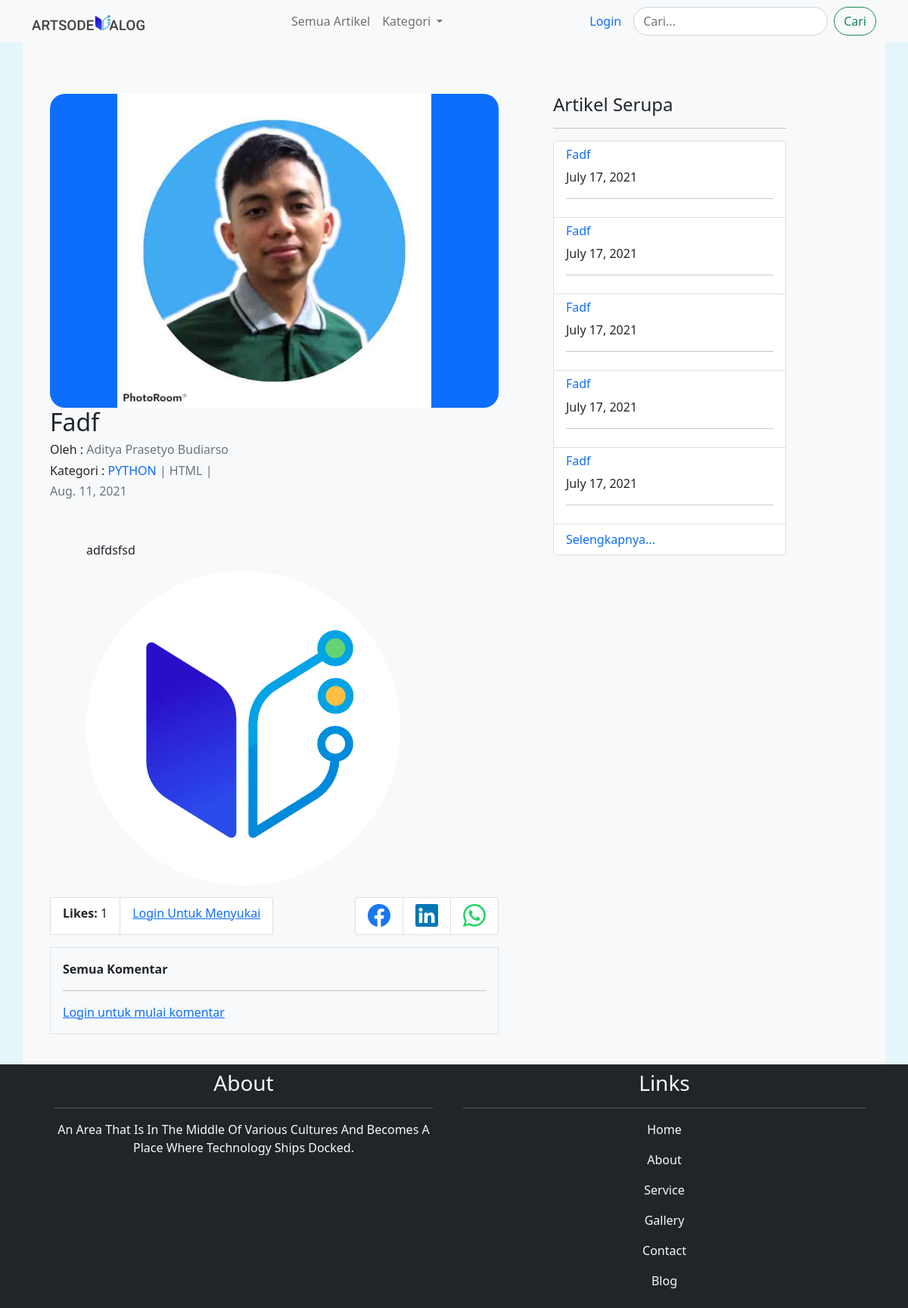
Screenshot of /detail/fadf/8/python with the database file from the repository.
### home/models.py (models this page shows, shortened)
class Article(models.Model):
    author = models.ForeignKey(User, on_delete=models.CASCADE)
    judul = models.CharField(max_length=100, blank=True)
    category = models.ManyToManyField(Category)
    image = models.ImageField(upload_to='image/artikel',)
    isi = RichTextUploadingField()
    likes = models.ManyToManyField(User, related_name='likes_blog', blank=True)
    created = models.DateField(auto_now_add=True, blank=True, editable=False)
    updated = models.DateField(auto_now=True, blank=True, editable=False)
    published = models.BooleanField(default=False)
    slug = models.SlugField(blank=True, editable=False)
    @property
    def num_likes(self):
        return self.likes.all().count()

class Category(models.Model):
    name = models.CharField(max_length=50)
    slug = models.SlugField(blank=True, editable=False)
    class Meta:
        verbose_name = 'Category'
        verbose_name_plural = 'Categories'

### home/views.py (the view)
class ArticleDetailView(DetailView):
    model = Article
    template_name = 'article_detail.html'
    def get_context_data(self, **kwargs):
        self.extra_context = {
            'categories': Category.objects.all(),
            'curr_category': Category.objects.get(
                slug=self.kwargs['category']),
            'same_articles': Article.objects.filter(
                category__slug=self.kwargs['category']).exclude(Q(id=self.kwargs['pk']) | Q(published=False)).order_by('-updated')[:5],
            'comments': Comment.objects.filter(article__id=self.kwargs['pk'])[:10]
        }
        self.kwargs.update(self.extra_context)
        return super().get_context_data()

### templates/article_detail.html (shortened to what this page needs)
{% extends 'container.html' %}
{% load static %}
{% block style %}
    <link rel="stylesheet" href="{% static 'css/article_detail_style.css' %}">
{% endblock style %}
{% block content_extra %}
    <div class="row" style="padding-top: 100px;">
        <div class="col-lg-7">
            <header >
                <div class="header-container  container p-4">
                    <div class="thumbnail-box bg-primary">
                        <center>
                            <img src="{{  object.image.url  }}" alt="Thumbnail "  width="auto" height="100%">
                        </center>
                    </div>
                    <h2 class="title">{{ object.judul|title }}</h2>
                    <h6 class="text-capitalize">oleh : <span class="text-muted">{{object.author.first_name}} {{object.author.last_name}}</span></h6>
                    <h6 class="text-capitalize">kategori : <span class="text-muted text-uppercase"><span class="text-primary">{{curr_category.name}}</span> |
                    {% for category in object.category.all %}
                        {% if category != curr_category %}
                            {{category.name}} |
                        {% endif %}
                    {% endfor %}
                        </span></h6>
                    <h6 class="text-capitalize"><span class="text-muted">{{object.updated}}</span></h6>
                </div>
            </header>
            <article class="p-4" >
                <article role="document" style="text-justify: inter-word;text-align:justify;text-indent:3em;">
                    {{object.isi|safe}}
                </article>
                <nav class=" d-flex justify-content-between user-action" >
                    <ul class="list-group list-group-horizontal text-capitalize pb-3">
                        <li class="list-group-item pb-0 m-0"><p class="num-likes "><strong>likes:</strong>  {{object.num_likes}}</p></li>
                        {% if request.user.is_authenticated %}
                            {% if request.user in object.likes.all %}
                                <li class="list-group-item position-relative like" name='like' value="{{ object.id }}">
                                    <img src="{% static 'img/icon/hand-thumbs-up-fill.svg' %}" height="20px" alt="Like Button">
                                </li>
                            {% else %}
                                <li class="list-group-item position-relative like"  name='like' value="{{ object.id }}">
                                    <img src="{% static 'img/icon/hand-thumbs-up.svg' %}" height="20px" alt="Unlike Button">
                                </li>
                            {% endif %}
                        {% else %}
                            <li class="list-group-item"><a href="{% url 'detailAuth' object.slug object.id curr_category.slug %}">Login untuk menyukai</a></li>
                        {% endif %}
                    </ul>
                    <ul class="list-group list-group-horizontal text-capitalize pb-3" >
                        <li class="list-group-item "><a class="nav-link social-share p-0" target="_blank" rel="noreferrer" name="facebook_share" href="#"><img src="{% static 'img/icon/facebook.svg' %}" alt="Share Facebook" class="facebook-icon" height="30px"></a></li>
                        <li class="list-group-item "><a class="nav-link social-share p-0" target="_blank" rel="noreferrer" name="linkedin_share" href="#"><img src="{% static 'img/icon/linkedin.svg' %}" alt="Share Linkedin" class="linkedin-icon" height="30px"></a></li>
                        <li class="list-group-item "><a class="nav-link social-share p-0" target="_blank" rel="noreferrer" name="whatsapp_share" href="https://api.whatsapp.com/send?text={{object.judul|urlencode}} {{ request.build_absolute_uri|urlencode }}"><img src="{% static 'img/icon/whatsapp.svg' %}" alt="Share Whatsapp" class="whatsapp-icon" height="30px"></a></li>
                    </ul>
                </nav>
                <blockquote class="border border-1 p-3" >
                    <p><strong>Semua Komentar</strong></p>
                    <hr>
                    {% if request.user.is_authenticated %}
                        <form class="row align-items-end g-3">
                            <div class="col">
                                <textarea class="form-control "  name="comment" id="comment" placeholder="Tambah Komentar" required></textarea>
                            </div>
                            <div class="col-sm-3 ">
                                <div class="d-grid">
                                    <button type="button"  class="btn btn-success rounded-pill" name="comment_btn"> Kirim</button>
                                </div>
                            </div>
                        </form>
                    {% else %}
                        <a href="{% url 'detailAuth' object.slug object.id curr_category.slug %}">Login untuk mulai komentar</a>
                    {% endif %}
                </blockquote>
            </article>
        </div>
        <section class="category-section col-lg-4 me-auto " style="right: 0;">
            <main class="position-sticky" style="top:100px;">
                <header>
                    <div class="header-container  container p-4">
                        <h4 class="text-capitalize">Artikel serupa</h4>
                        <hr>
                        <div class="list-group">
                            {% for article in same_articles %}
                            <a href="{% url 'detail' article.slug article.id curr_category.slug %}" class="list-group-item list-group-item-action">
                                <h6 class="text-capitalize text-primary">{{article.judul}}</h6>
                                <p class="">{{ article.updated }}</p>
                                <hr>
                            </a>
                            {% endfor %}
                            <a href="{% url 'category' curr_category.slug %}" class="list-group-item text-primary">Selengkapnya...</a>
                          </div>
                    </div>
                </header>
            </main>
        </section>
    </div>
{% endblock %}

### static/css/style.css (style rules this page uses)
.header-container .thumbnail-box { border-radius: 20px; }
.header-container .thumbnail-box img { height: 350px; }

### static/css/article_detail_style.css (style rules this page uses)
article article img, div.thumbnail-box img { height: auto !important; max-width: 70% !important; }

### rows the page displays
Article: image (picture), judul "Fadf", author.first_name "Aditya Prasetyo", author.last_name "Budiarso", updated "Aug. 11, 2021", isi "adfdsfsd", isi (picture), num_likes "1"
Category: name "PYTHON"
Category: name "HTML"
Article: judul "Fadf", updated "July 17, 2021"
Article: judul "Fadf", updated "July 17, 2021"
Article: judul "Fadf", updated "July 17, 2021"
Article: judul "Fadf", updated "July 17, 2021"
Article: judul "Fadf", updated "July 17, 2021"
